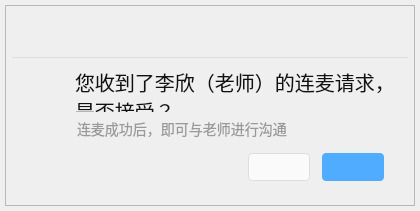
<?xml version="1.0" encoding="UTF-8"?>
<ui version="4.0">
 <class>ConfirmDialog</class>
 <widget class="QDialog" name="ConfirmDialog">
  <property name="geometry">
   <rect>
    <x>0</x>
    <y>0</y>
    <width>420</width>
    <height>211</height>
   </rect>
  </property>
  <property name="minimumSize">
   <size>
    <width>400</width>
    <height>100</height>
   </size>
  </property>
  <property name="windowTitle">
   <string>Dialog</string>
  </property>
  <property name="styleSheet">
   <string notr="true">QLabel#title{
line-height: 28px;
font-size: 20px;
color: #111111;
font-family:&quot;微软雅黑&quot;;
}

QWidget#topWidget {
border-bottom: 1px solid rgb(222, 222, 222);
}

QFrame#frame{
border-image: url(:/res/images/right_top_bak.png);
}

QLabel#content{
font-size: 14px;
color: #999999;
font-family:&quot;微软雅黑&quot;;
}

QPushButton#cancelBtn {
background: #FAFAFA;
border: 1px solid #DEDEDE;
border-radius: 4px;
font-size:14px;
font-family:&quot;微软雅黑&quot;;
color:#333333;
}

QPushButton#okBtn {
background: #4FACFF;
border-radius: 4px;
font-size:14px;
font-family:&quot;微软雅黑&quot;;
color: #FFFFFF;
}

QLabel#icon {
font-family:&quot;lviconfont&quot;;
font-size:22px;
}</string>
  </property>
  <layout class="QHBoxLayout" name="horizontalLayout_4">
   <property name="spacing">
    <number>0</number>
   </property>
   <property name="leftMargin">
    <number>5</number>
   </property>
   <property name="topMargin">
    <number>5</number>
   </property>
   <property name="rightMargin">
    <number>5</number>
   </property>
   <property name="bottomMargin">
    <number>5</number>
   </property>
   <item>
    <widget class="QFrame" name="frame">
     <property name="styleSheet">
      <string notr="true"/>
     </property>
     <property name="frameShape">
      <enum>QFrame::StyledPanel</enum>
     </property>
     <property name="frameShadow">
      <enum>QFrame::Raised</enum>
     </property>
     <layout class="QVBoxLayout" name="verticalLayout">
      <property name="spacing">
       <number>0</number>
      </property>
      <property name="leftMargin">
       <number>6</number>
      </property>
      <property name="topMargin">
       <number>6</number>
      </property>
      <property name="rightMargin">
       <number>6</number>
      </property>
      <property name="bottomMargin">
       <number>6</number>
      </property>
      <item>
       <widget class="QWidget" name="topWidget" native="true">
        <property name="minimumSize">
         <size>
          <width>0</width>
          <height>46</height>
         </size>
        </property>
        <property name="maximumSize">
         <size>
          <width>16777215</width>
          <height>46</height>
         </size>
        </property>
       </widget>
      </item>
      <item>
       <widget class="QWidget" name="contentWidget" native="true">
        <layout class="QVBoxLayout" name="verticalLayout_3">
         <property name="spacing">
          <number>0</number>
         </property>
         <property name="leftMargin">
          <number>0</number>
         </property>
         <property name="topMargin">
          <number>0</number>
         </property>
         <property name="rightMargin">
          <number>0</number>
         </property>
         <property name="bottomMargin">
          <number>0</number>
         </property>
         <item>
          <widget class="QWidget" name="titleWidget" native="true">
           <layout class="QHBoxLayout" name="horizontalLayout">
            <property name="spacing">
             <number>15</number>
            </property>
            <property name="leftMargin">
             <number>24</number>
            </property>
            <item>
             <widget class="QWidget" name="iconWidget" native="true">
              <property name="minimumSize">
               <size>
                <width>24</width>
                <height>24</height>
               </size>
              </property>
              <property name="maximumSize">
               <size>
                <width>24</width>
                <height>16777215</height>
               </size>
              </property>
              <layout class="QVBoxLayout" name="verticalLayout_2">
               <property name="spacing">
                <number>0</number>
               </property>
               <property name="leftMargin">
                <number>0</number>
               </property>
               <property name="topMargin">
                <number>0</number>
               </property>
               <property name="rightMargin">
                <number>0</number>
               </property>
               <property name="bottomMargin">
                <number>0</number>
               </property>
               <item>
                <widget class="QLabel" name="icon">
                 <property name="minimumSize">
                  <size>
                   <width>24</width>
                   <height>24</height>
                  </size>
                 </property>
                 <property name="maximumSize">
                  <size>
                   <width>24</width>
                   <height>24</height>
                  </size>
                 </property>
                 <property name="styleSheet">
                  <string notr="true"/>
                 </property>
                 <property name="text">
                  <string/>
                 </property>
                </widget>
               </item>
              </layout>
             </widget>
            </item>
            <item>
             <widget class="QLabel" name="title">
              <property name="minimumSize">
               <size>
                <width>0</width>
                <height>45</height>
               </size>
              </property>
              <property name="styleSheet">
               <string notr="true"/>
              </property>
              <property name="text">
               <string>您收到了李欣（老师）的连麦请求，是否接受？</string>
              </property>
              <property name="alignment">
               <set>Qt::AlignLeading|Qt::AlignLeft|Qt::AlignTop</set>
              </property>
              <property name="wordWrap">
               <bool>true</bool>
              </property>
             </widget>
            </item>
           </layout>
          </widget>
         </item>
        </layout>
       </widget>
      </item>
      <item>
       <widget class="QLabel" name="content">
        <property name="minimumSize">
         <size>
          <width>0</width>
          <height>20</height>
         </size>
        </property>
        <property name="maximumSize">
         <size>
          <width>16777215</width>
          <height>20</height>
         </size>
        </property>
        <property name="styleSheet">
         <string notr="true"/>
        </property>
        <property name="text">
         <string>连麦成功后，即可与老师进行沟通</string>
        </property>
        <property name="alignment">
         <set>Qt::AlignLeading|Qt::AlignLeft|Qt::AlignVCenter</set>
        </property>
        <property name="indent">
         <number>65</number>
        </property>
       </widget>
      </item>
      <item>
       <widget class="QWidget" name="buttonWidget" native="true">
        <property name="minimumSize">
         <size>
          <width>0</width>
          <height>60</height>
         </size>
        </property>
        <property name="maximumSize">
         <size>
          <width>16777215</width>
          <height>60</height>
         </size>
        </property>
        <layout class="QHBoxLayout" name="horizontalLayout_2">
         <property name="spacing">
          <number>12</number>
         </property>
         <property name="leftMargin">
          <number>0</number>
         </property>
         <property name="topMargin">
          <number>12</number>
         </property>
         <property name="rightMargin">
          <number>24</number>
         </property>
         <property name="bottomMargin">
          <number>16</number>
         </property>
         <item>
          <spacer name="horizontalSpacer">
           <property name="orientation">
            <enum>Qt::Horizontal</enum>
           </property>
           <property name="sizeHint" stdset="0">
            <size>
             <width>40</width>
             <height>20</height>
            </size>
           </property>
          </spacer>
         </item>
         <item>
          <widget class="QPushButton" name="cancelBtn">
           <property name="minimumSize">
            <size>
             <width>62</width>
             <height>28</height>
            </size>
           </property>
           <property name="maximumSize">
            <size>
             <width>62</width>
             <height>28</height>
            </size>
           </property>
           <property name="styleSheet">
            <string notr="true"/>
           </property>
           <property name="text">
            <string/>
           </property>
          </widget>
         </item>
         <item>
          <widget class="QPushButton" name="okBtn">
           <property name="minimumSize">
            <size>
             <width>62</width>
             <height>28</height>
            </size>
           </property>
           <property name="maximumSize">
            <size>
             <width>62</width>
             <height>28</height>
            </size>
           </property>
           <property name="styleSheet">
            <string notr="true"/>
           </property>
           <property name="text">
            <string/>
           </property>
          </widget>
         </item>
        </layout>
       </widget>
      </item>
     </layout>
    </widget>
   </item>
  </layout>
 </widget>
 <resources>
  <include location="demo.qrc"/>
 </resources>
 <connections/>
</ui>
